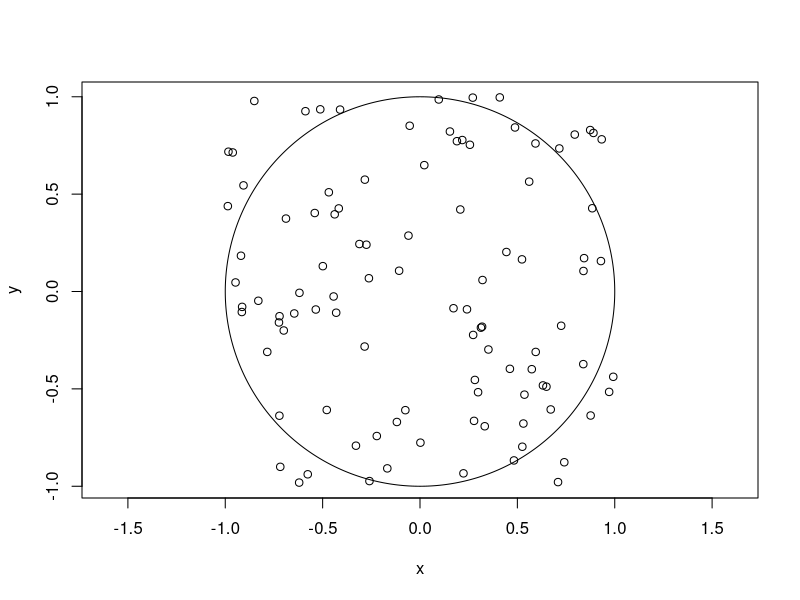
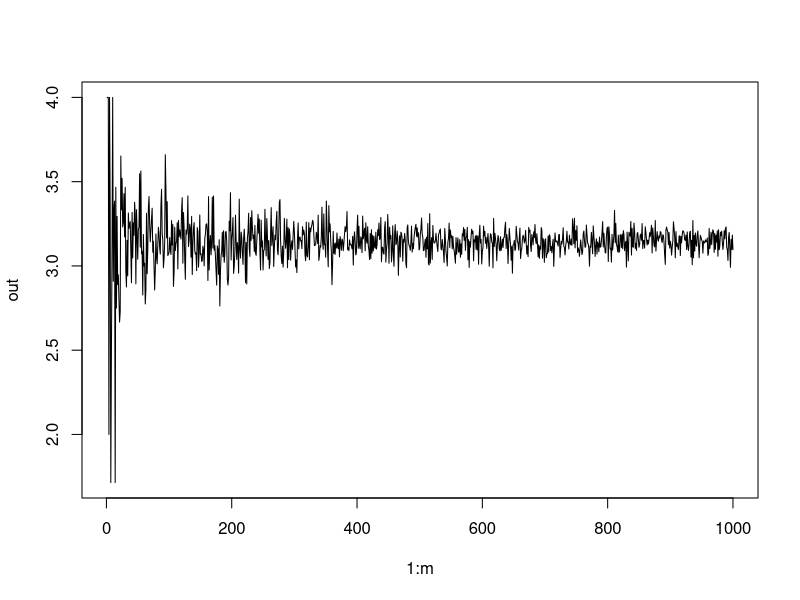

Recreate these plots in R, in order.
library (plotrix)         # Draws out shapes
x = runif(100, -1, 1)                             # Generate uniform random variables between -1 and 1, (x-axis)
y = runif(100, -1, 1)                             # Generate uniform random variables between -1 and 1, (y-axis)
plot(x, y, asp = 1, xlim = c(-1, 1))              # Plots x and y axis with limits
                                                  # asp: aspect ratio of y/x
draw.circle(0, 0, 1, nv = 1000, border = NULL, col = NA, lty = 1, lwd = 1) # nv: number of vertices to draw circle
                                                                           # border: the colour
                                                                           # col: colour of circle filling
                                                                           # lty: Circumference line type
                                                                           # lwd: Circumference line width
                                                                          


# Estimate Pi
Estpi.f <- function(n,a=1) {    # a: range of values of uniform (1 is default) 
  x=runif(n,-a,a)               # x and y are two iid U(-1,1) variables
  y=runif(n,-a,a)               # x and y are two iid U(-1,1) variables
  z=ifelse(x^2+y^2<=1,1,0)      # z counts the number of points within  the circle
  prob=mean(z)                  # prob computes the proportion of number n points within the circle
  
  4*prob                        # 4 times prob is just an approximation of the vale of pi
}

Estpi.f(5000)

# Now check the convergence:
Convergepi.f=function(m) {    # check m different n in Estpi.f(n)
  out=rep(0,m)                # set a zero-vector to save outputs. rep means repeat
  for(n in 1:m) {             # 
  out[n]=Estpi.f(n)           # replace each zero-vector with probability of pi
}
plot(1:m, out, type="l")      # type = line
}

Convergepi.f(1000)



